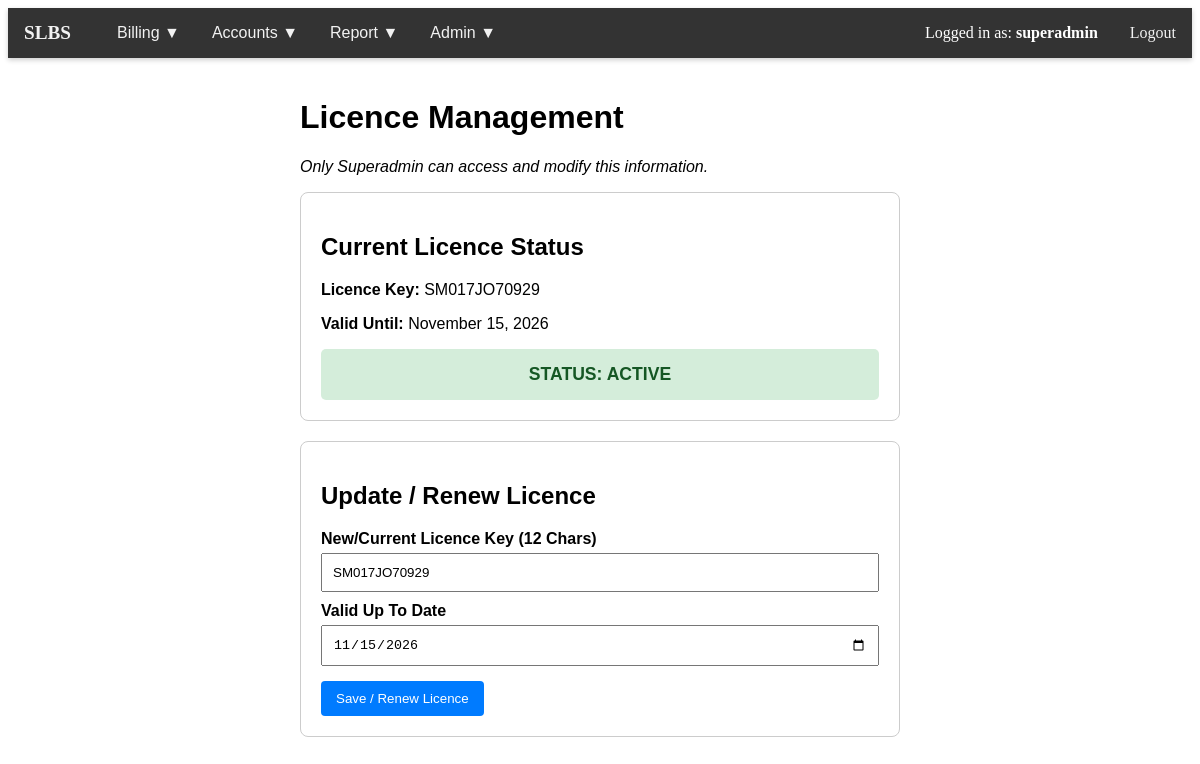
The app's page /licence_management.php (signed in) with its own data.
### tables this page shows
CREATE TABLE `company` (
  `id` int(11) NOT NULL,
  `company_name` varchar(255) NOT NULL,
  `address` varchar(255) DEFAULT NULL,
  `phone_no` varchar(20) DEFAULT NULL
);

CREATE TABLE `licence` (
  `id` int(11) NOT NULL,
  `licence_key` varchar(12) NOT NULL,
  `valid_upto` date NOT NULL
);

### functions.php (called while the page is built, shortened)
<?php
require_once 'db_connect.php';
function check_permission($role_id, $permission_slug) {
    global $conn;
    if ($role_id == 1) {
        return true;
    }
    $sql = "SELECT 1
            FROM permissions p
            JOIN role_permissions rp ON p.permission_id = rp.permission_id
            WHERE rp.role_id = ? AND p.permission_slug = ?";
    $stmt = $conn->prepare($sql);
    $stmt->bind_param("is", $role_id, $permission_slug);
    $stmt->execute();
    $stmt->store_result();
    $has_permission = $stmt->num_rows > 0;
    return $has_permission;
}
?>

### licence_management.php (the view, shortened to what this page needs)
<?php
require_once 'functions.php';
require_once 'db_connect.php';
$licence_data = $conn->query("SELECT licence_key, valid_upto FROM licence LIMIT 1")->fetch_assoc();
$current_key = $licence_data['licence_key'] ?? 'N/A (Please set)';
$current_valid_upto = $licence_data['valid_upto'] ?? date('Y-m-d');
$is_expired = (strtotime($current_valid_upto) < time());
?>
<!DOCTYPE html>
<html>
<head>
</head>
<body>
    <?php include 'navbar.php'; ?>
    <div class="container">
        <h1>Licence Management</h1>
        <p style="font-style: italic;">Only Superadmin can access and modify this information.</p>
        <div class="card">
            <h2>Current Licence Status</h2>
            <p><strong>Licence Key:</strong> <?php echo htmlspecialchars($current_key); ?></p>
            <p><strong>Valid Until:</strong> <?php echo date('F j, Y', strtotime($current_valid_upto)); ?></p>
            <div class="status-box <?php echo $is_expired ? 'status-expired' : 'status-valid'; ?>" style="margin-top: 15px;">
                <?php echo $is_expired ? 'STATUS: EXPIRED' : 'STATUS: ACTIVE'; ?>
            </div>
        </div>
        <div class="card">
            <h2>Update / Renew Licence</h2>
            <form method="post">
                <label for="licence_key">New/Current Licence Key (12 Chars)</label>
                <input type="text" id="licence_key" name="licence_key"
                    value="<?php echo htmlspecialchars($current_key !== 'N/A (Please set)' ? $current_key : ''); ?>"
                    maxlength="12" required>
                <label for="valid_upto">Valid Up To Date</label>
                <input type="date" id="valid_upto" name="valid_upto"
                    value="<?php echo htmlspecialchars($current_valid_upto); ?>" required>
                <button type="submit" name="update_licence" class="renewal-button">Save / Renew Licence</button>
            </form>
        </div>
    </div>
</body>
</html>

### navbar.php (shortened to what this page needs)
<?php
$company_name = "Lab Billing System";
if (isset($conn)) {
    $result = $conn->query("SELECT company_name FROM company LIMIT 1");
    if ($result && $row = $result->fetch_assoc()) {
        $company_name = htmlspecialchars($row['company_name']);
    }
}
$role_id = $_SESSION['role_id'] ?? 0;
?>
<div class="navbar">
    <div class="navbar-left">
        <a class="logo" href="dashboard.php"><?php echo $company_name; ?></a>
        <?php if (check_permission($role_id, 'access_billing')) : ?>
            <div class="dropdown">
                <div class="dropdown-toggle">
                    <button>Billing ▼</button>
                </div>
            </div>
        <?php endif; ?>
        <?php if (check_permission($role_id, 'access_accounts')) : ?>
            <div class="dropdown">
                <div class="dropdown-toggle">
                    <button>Accounts ▼</button>
                </div>
            </div>
        <?php endif; ?>
        <?php if (check_permission($role_id, 'access_reports')) : ?>
            <div class="dropdown">
                <div class="dropdown-toggle">
                    <button>Report ▼</button>
                </div>
            </div>
        <?php endif; ?>
        <?php if (check_permission($role_id, 'manage_users') || check_permission($role_id, 'manage_tests') || check_permission($role_id, 'access_licence') || $role_id == 1) : ?>
            <div class="dropdown">
                <div class="dropdown-toggle">
                    <button>Admin ▼</button>
                </div>
            </div>
        <?php endif; ?>
    </div>
    <div class="navbar-right">
        <div class="user-info">
            Logged in as: <strong><?php echo htmlspecialchars($_SESSION['username'] ?? 'User'); ?></strong>
        </div>
        <a class="logout" href="logout.php">Logout</a>
    </div>
</div>

### licence_management.php (style rules this page uses)
.container { padding: 20px; font-family: Arial, sans-serif; max-width: 600px; margin: 0 auto; }
.card { border: 1px solid #ccc; padding: 20px; border-radius: 8px; margin-bottom: 20px; }
.status-box { padding: 15px; text-align: center; border-radius: 5px; font-weight: bold; font-size: 1.1em; }
.status-valid { background-color: #d4edda; color: #155724; }
label { display: block; margin-top: 10px; font-weight: bold; }
input[type="text"], input[type="date"] { width: 100%; padding: 10px; margin-top: 5px; box-sizing: border-box; }
.renewal-button { padding: 10px 15px; background-color: #007bff; color: white; border: none; border-radius: 4px; cursor: pointer; margin-top: 15px; }

### navbar.php (style rules this page uses)
.navbar { background-color: #333; width: 100%; position: relative; z-index: 1000; display: flex; justify-content: space-between; box-shadow: 0 2px 5px rgba(0,0,0,0.2); }
.navbar-left, .navbar-right { display: flex; align-items: center; }
.navbar a, .dropdown-toggle { padding: 14px 16px; text-decoration: none; color: #f2f2f2; background-color: #333; display: flex; align-items: center; transition: background-color 0.3s; height: 100%; box-sizing: border-box; }
.dropdown-toggle button { background: none; border: none; color: #f2f2f2; font-size: 16px; cursor: pointer; padding: 0; margin: 0; }
.navbar .logo { font-size: 1.2em; font-weight: bold; padding-right: 30px; }
.navbar-right .user-info { padding: 14px 16px; color: white; }
.dropdown { position: relative; }

### records on screen
company: company_name "SLBS"
licence: licence_key "SM017JO70929", valid_upto "11/15/2026"

### other values on screen
$_SESSION['username'] "superadmin"
